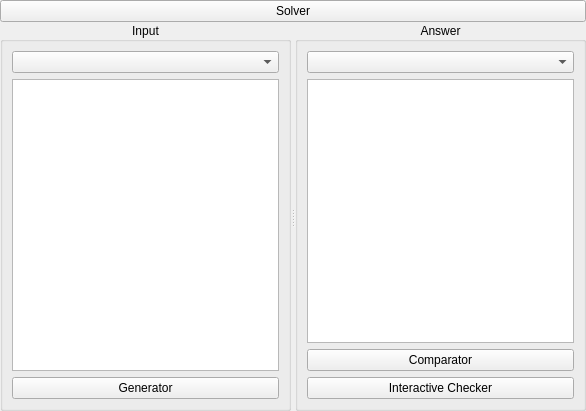
<?xml version="1.0" encoding="UTF-8"?>
<ui version="4.0">
 <class>TaskEditor</class>
 <widget class="QWidget" name="TaskEditor">
  <property name="geometry">
   <rect>
    <x>0</x>
    <y>0</y>
    <width>586</width>
    <height>411</height>
   </rect>
  </property>
  <property name="windowTitle">
   <string>Form</string>
  </property>
  <layout class="QVBoxLayout" name="verticalLayout">
   <property name="spacing">
    <number>0</number>
   </property>
   <property name="leftMargin">
    <number>0</number>
   </property>
   <property name="topMargin">
    <number>0</number>
   </property>
   <property name="rightMargin">
    <number>0</number>
   </property>
   <property name="bottomMargin">
    <number>0</number>
   </property>
   <item>
    <widget class="QPushButton" name="solver">
     <property name="text">
      <string>Solver</string>
     </property>
    </widget>
   </item>
   <item>
    <widget class="QSplitter" name="splitter">
     <property name="sizePolicy">
      <sizepolicy hsizetype="Expanding" vsizetype="MinimumExpanding">
       <horstretch>0</horstretch>
       <verstretch>0</verstretch>
      </sizepolicy>
     </property>
     <property name="maximumSize">
      <size>
       <width>16777215</width>
       <height>16777215</height>
      </size>
     </property>
     <property name="orientation">
      <enum>Qt::Horizontal</enum>
     </property>
     <widget class="QGroupBox" name="inputgroupBox">
      <property name="title">
       <string>Input</string>
      </property>
      <property name="alignment">
       <set>Qt::AlignCenter</set>
      </property>
      <layout class="QVBoxLayout" name="verticalLayout_3">
       <item>
        <widget class="QComboBox" name="inputTypes"/>
       </item>
       <item>
        <widget class="QPlainTextEdit" name="input"/>
       </item>
       <item>
        <widget class="QPushButton" name="generator">
         <property name="sizePolicy">
          <sizepolicy hsizetype="Minimum" vsizetype="Minimum">
           <horstretch>0</horstretch>
           <verstretch>0</verstretch>
          </sizepolicy>
         </property>
         <property name="text">
          <string>Generator</string>
         </property>
        </widget>
       </item>
      </layout>
     </widget>
     <widget class="QGroupBox" name="answergroupBox">
      <property name="title">
       <string>Answer</string>
      </property>
      <property name="alignment">
       <set>Qt::AlignCenter</set>
      </property>
      <property name="flat">
       <bool>false</bool>
      </property>
      <property name="checkable">
       <bool>false</bool>
      </property>
      <layout class="QVBoxLayout" name="verticalLayout_2">
       <item>
        <widget class="QComboBox" name="answerTypes"/>
       </item>
       <item>
        <widget class="QPlainTextEdit" name="output"/>
       </item>
       <item>
        <widget class="QPushButton" name="comparator">
         <property name="sizePolicy">
          <sizepolicy hsizetype="Minimum" vsizetype="Minimum">
           <horstretch>0</horstretch>
           <verstretch>0</verstretch>
          </sizepolicy>
         </property>
         <property name="text">
          <string>Comparator</string>
         </property>
        </widget>
       </item>
       <item>
        <widget class="QPushButton" name="ichecker">
         <property name="sizePolicy">
          <sizepolicy hsizetype="Minimum" vsizetype="Minimum">
           <horstretch>0</horstretch>
           <verstretch>0</verstretch>
          </sizepolicy>
         </property>
         <property name="text">
          <string>Interactive Checker</string>
         </property>
        </widget>
       </item>
      </layout>
     </widget>
    </widget>
   </item>
  </layout>
 </widget>
 <resources/>
 <connections/>
</ui>
